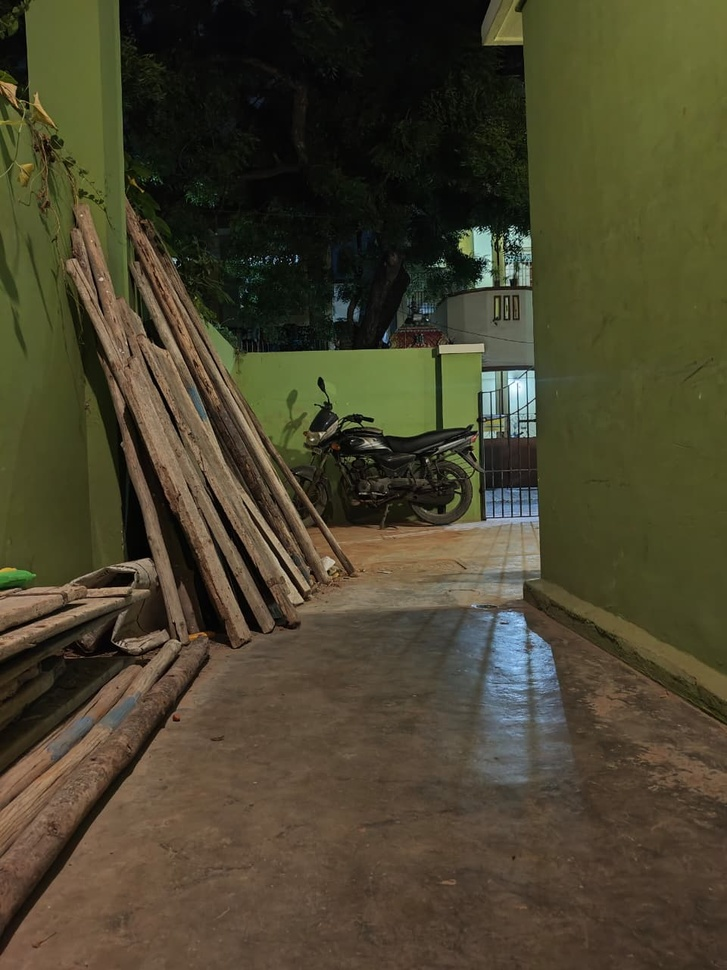
#> input picture input/test.jpeg, 727 x 970 px, shrunk from 960 x 1280 before the run, found by its file name
$ python traversability.py
#> lines starting #> are read from the running program, lines starting #| are printed output that depends on the picture; after the words box and inside, x2 and y2 are one past the last pixel; in counts of white or black regions, pixels touching at a corner belong together
#> further down, frame is the input picture: shape (970, 727, 3); mean B, G, R 45.7, 67.4, 72.8
"""
perception/traversability.py

VisionNav UGV - Lightweight Traversability Detector

Purpose
-------
Estimate which parts of a forward-facing camera image are likely
to be traversable ground.

The detector combines:

1. Bottom-center ground seed
2. LAB color similarity
3. Forward ground geometry
4. Green/saturated vertical-region rejection
5. Morphological cleanup
6. Connected-component filtering

Output
------
0 = non-traversable / unknown
1 = estimated traversable

Important
---------
This is a software prototype based on RGB camera information.

It is NOT a replacement for:
    - depth camera
    - stereo vision
    - LiDAR
    - camera calibration
    - trained semantic segmentation
"""

import cv2
import numpy as np


class TraversabilityDetector:
    """
    Lightweight RGB-based traversability estimator.

    The detector assumes the camera is mounted approximately facing
    forward from the UGV.
    """

    def __init__(
        self,
        seed_width_ratio=0.16,
        seed_height_ratio=0.10,
        color_threshold=32,
        min_component_area_ratio=0.002
    ):
        self.seed_width_ratio = seed_width_ratio
        self.seed_height_ratio = seed_height_ratio
        self.color_threshold = color_threshold
        self.min_component_area_ratio = min_component_area_ratio

    # ------------------------------------------------------------------
    # MAIN DETECTOR
    # ------------------------------------------------------------------

    def detect(self, frame):
        """
        Estimate traversable ground.

        Parameters
        ----------
        frame : numpy.ndarray
            OpenCV BGR image.

        Returns
        -------
        mask : numpy.ndarray
            uint8 mask:
                0 = non-traversable / unknown
                1 = traversable
        """

        if frame is None:
            raise ValueError("Input frame cannot be None.")

        height, width = frame.shape[:2]

        # --------------------------------------------------------------
        # 1. Convert image to LAB and HSV
        # --------------------------------------------------------------

        lab = cv2.cvtColor(
            frame,
            cv2.COLOR_BGR2LAB
        )
#> lab: shape (970, 727, 3); mean of channels 0, 1, 2 71.9, 126.7, 141.5

        hsv = cv2.cvtColor(
            frame,
            cv2.COLOR_BGR2HSV
        )
#> hsv: shape (970, 727, 3); mean H, S, V 28.7, 103.5, 75.5

        # --------------------------------------------------------------
        # 2. Define bottom-center ground seed
        # --------------------------------------------------------------
        #
        # The region immediately in front of the UGV is our strongest
        # initial assumption for ground.
        #

        seed_width = max(
            20,
            int(width * self.seed_width_ratio)
        )

        seed_height = max(
            20,
            int(height * self.seed_height_ratio)
        )

        seed_x1 = max(
            0,
            width // 2 - seed_width // 2
        )

        seed_x2 = min(
            width,
            width // 2 + seed_width // 2
        )

        seed_y1 = max(
            0,
            height - seed_height
        )

        seed_y2 = height

        seed = lab[
            seed_y1:seed_y2,
            seed_x1:seed_x2
        ]
#> seed: shape (97, 116, 3); mean of channels 0, 1, 2 75.2, 133.1, 140.1

        # --------------------------------------------------------------
        # 3. Calculate robust ground appearance
        # --------------------------------------------------------------
        #
        # Median is less affected by small objects/reflections than
        # a simple mean.
        #

        seed_pixels = seed.reshape(-1, 3)

        ground_color = np.median(
            seed_pixels,
            axis=0
        ).astype(np.float32)
#> ground_color = [75, 133, 140]

        # --------------------------------------------------------------
        # 4. Calculate LAB distance from estimated ground
        # --------------------------------------------------------------

        difference = (
            lab.astype(np.float32)
            - ground_color
        )
#> difference: shape (970, 727, 3) float32; mean of channels 0, 1, 2 -3.1, -6.3, 1.5

        color_distance = np.sqrt(
            np.sum(
                difference ** 2,
                axis=2
            )
        )

        color_candidate = (
            color_distance < self.color_threshold
        )
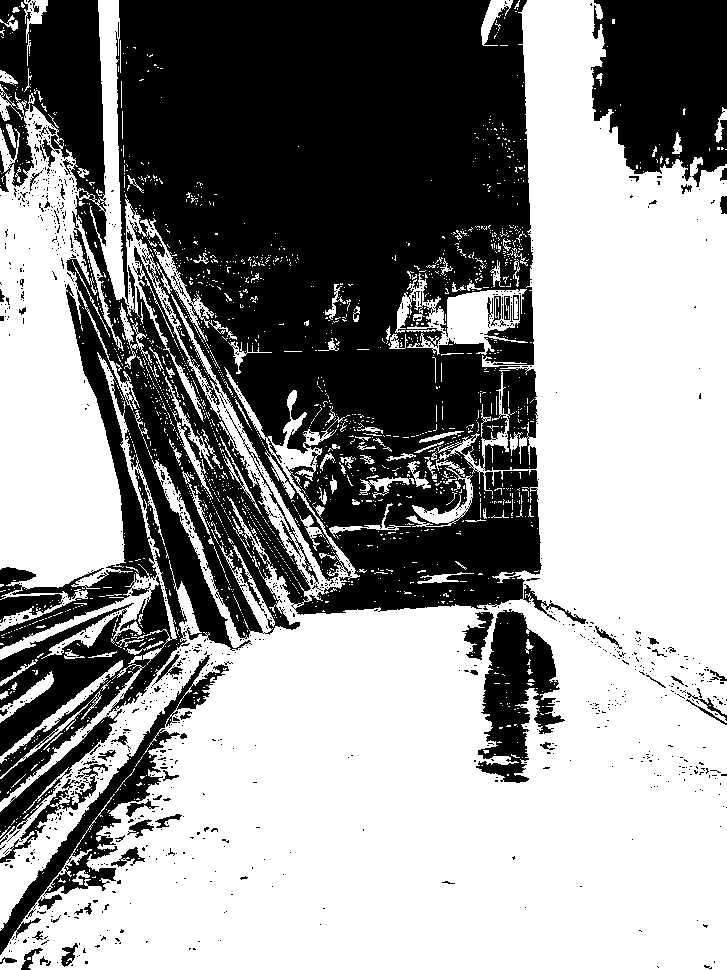
#> color_candidate: shape (970, 727) bool; 56.9% white; 1148 black regions (1076 under 20 px), largest, box (x1, y1, x2, y2) and area: (0, 0, 586, 845) 257603, (591, 0, 727, 187) 20323, (0, 655, 229, 955) 8161

        # --------------------------------------------------------------
        # 5. Restrict to forward navigation region
        # --------------------------------------------------------------
        #
        # We allow the detector to look farther toward the horizon
        # than the previous version.
        #
        # Upper image:
        #     mostly sky / distant structures
        #
        # Middle:
        #     potential forward ground
        #
        # Bottom:
        #     immediate ground
        #

        geometry_mask = np.zeros(
            (height, width),
            dtype=np.uint8
        )

        # Horizon / upper cutoff.
        #
        # Previous value: 0.32
        # New value:      0.22
        #
        # This gives the planner more forward visibility.
        top_y = int(height * 0.22)

        # The ground corridor gets wider toward the camera.
        #
        # Far distance:
        #     narrow corridor
        #
        # Near UGV:
        #     wider corridor
        #

        for y in range(top_y, height):

            normalized = (
                (y - top_y)
                / max(1, height - top_y)
            )

            # Width grows from approximately 20% to 92%
            # of image width.
            half_width_ratio = (
                0.10
                + 0.36 * normalized
            )

            center_x = width // 2

            left = int(
                center_x
                - width * half_width_ratio
            )

            right = int(
                center_x
                + width * half_width_ratio
            )

            left = max(
                0,
                left
            )

            right = min(
                width - 1,
                right
            )

            geometry_mask[
                y,
                left:right + 1
            ] = 1
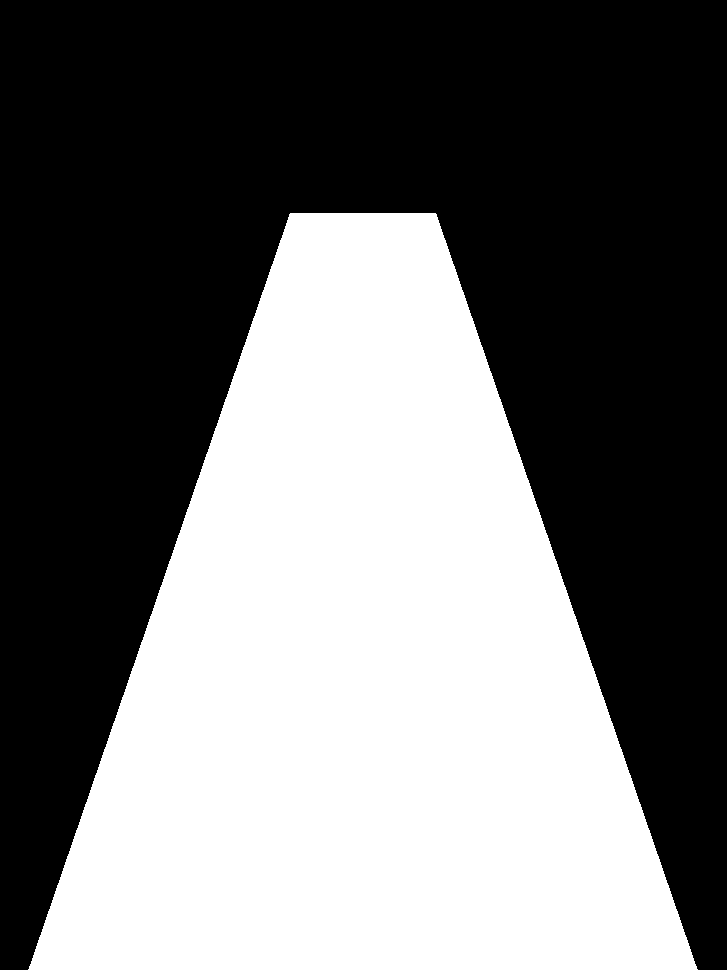
#> geometry_mask: shape (970, 727); values 0 (black) and 1 (white), 43.8% white; 1 white region, box (x1, y1, x2, y2) and area: (28, 213, 698, 970) 308684

        # --------------------------------------------------------------
        # 6. Reject strongly green / saturated regions
        # --------------------------------------------------------------
        #
        # In outdoor scenes, strongly saturated green regions often
        # correspond to vegetation or painted walls rather than the
        # immediate road surface.
        #
        # This is a conservative heuristic, not a universal rule.
        #

        hue = hsv[:, :, 0]
        saturation = hsv[:, :, 1]
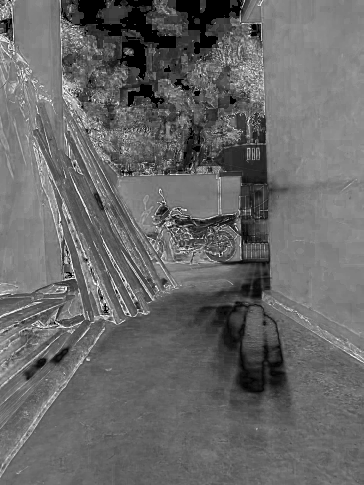
#> saturation: shape (970, 727) (shown at 1/2 size); min 0, max 255, mean 103.5

        green_region = (
            (hue >= 35)
            & (hue <= 95)
            & (saturation >= 70)
        )
#> green_region: shape (970, 727) bool; 15.2% white; 561 white regions (471 under 20 px), largest, box (x1, y1, x2, y2) and area: (96, 0, 538, 466) 84425, (0, 240, 56, 394) 5108, (0, 0, 84, 100) 2683

        # --------------------------------------------------------------
        # 7. Combine appearance + geometry
        # --------------------------------------------------------------

        candidate = (
            color_candidate
            & (geometry_mask == 1)
            & (~green_region)
        )
#> candidate: shape (970, 727) bool; 27.7% white; 902 white regions (824 under 20 px), largest, box (x1, y1, x2, y2) and area: (29, 379, 698, 970) 182659, (406, 294, 481, 350) 1788, (406, 467, 473, 527) 886

        candidate = (
            candidate.astype(np.uint8)
            * 255
        )

        # --------------------------------------------------------------
        # 8. Morphological cleanup
        # --------------------------------------------------------------

        kernel = np.ones(
            (7, 7),
            dtype=np.uint8
        )

        candidate = cv2.morphologyEx(
            candidate,
            cv2.MORPH_OPEN,
            kernel
        )
#> candidate: shape (970, 727); 24.1% white; 27 white regions, largest, box (x1, y1, x2, y2) and area: (43, 600, 697, 970) 162385, (96, 679, 181, 792) 2156, (529, 533, 571, 609) 1499

        candidate = cv2.morphologyEx(
            candidate,
            cv2.MORPH_CLOSE,
            kernel
        )
#> candidate: shape (970, 727); 24.4% white; 17 white regions, largest, box (x1, y1, x2, y2) and area: (31, 533, 697, 970) 166350, (96, 651, 201, 792) 2542, (432, 295, 479, 344) 1308

        # --------------------------------------------------------------
        # 9. Connected component filtering
        # --------------------------------------------------------------
        #
        # Keep regions that are connected to the bottom-center ground
        # region.
        #

        connected = np.zeros_like(
            candidate
        )

        num_labels, labels, stats, _ = (
            cv2.connectedComponentsWithStats(
                candidate,
                connectivity=8
            )
        )
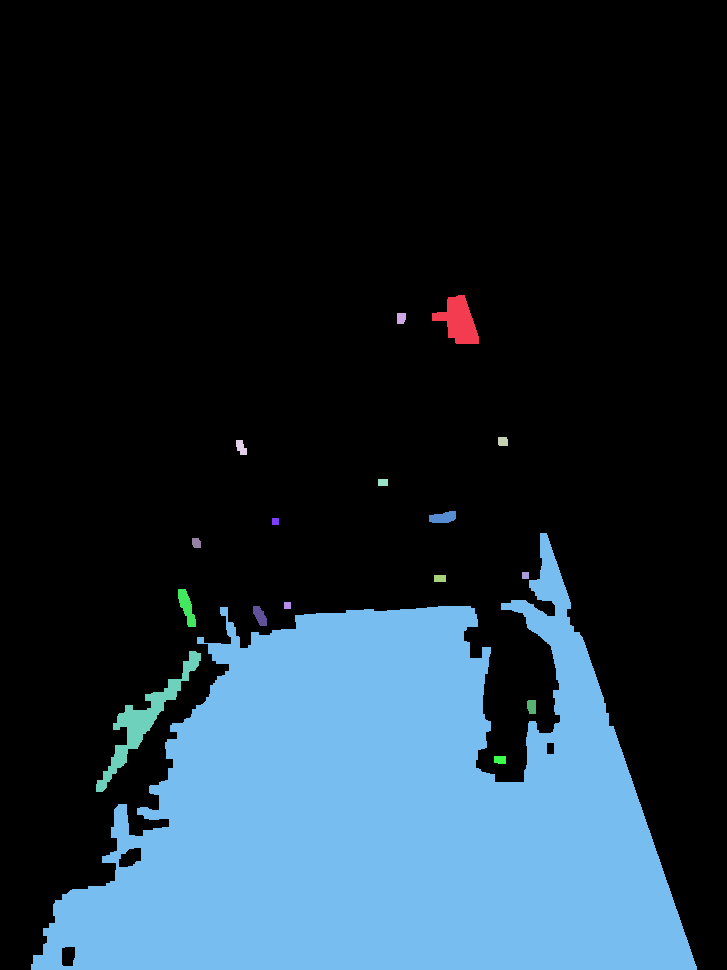
#> labels: shape (970, 727) int32; 18 distinct labels, from 0 to 17; one colour per label, 0 black
#> num_labels = 18; stats = 18 rows, first 6: [0, 0, 727, 970, 533301], [432, 295, 47, 49, 1308], [397, 313, 9, 11, 93], [498, 437, 10, 9, 87], [236, 440, 11, 15, 117], [378, 479, 10, 7, 70]

        minimum_area = (
            height
            * width
            * self.min_component_area_ratio
        )

        # Search around bottom-center for ground components.
        bottom_x1 = max(
            0,
            width // 2 - seed_width
        )

        bottom_x2 = min(
            width,
            width // 2 + seed_width
        )

        bottom_y1 = max(
            0,
            height - 15
        )

        bottom_labels = set()

        for y in range(
            bottom_y1,
            height
        ):

            for x in range(
                bottom_x1,
                bottom_x2
            ):

                label = labels[y, x]

                if label == 0:
                    continue

                area = stats[
                    label,
                    cv2.CC_STAT_AREA
                ]

                if area >= minimum_area:
                    bottom_labels.add(label)
#> after the loop, bottom_labels = 1 item

        # Keep bottom-connected components.
        for label in bottom_labels:

            connected[
                labels == label
            ] = 255
#> this loop made 1 pass
#> label on pass 1: 8
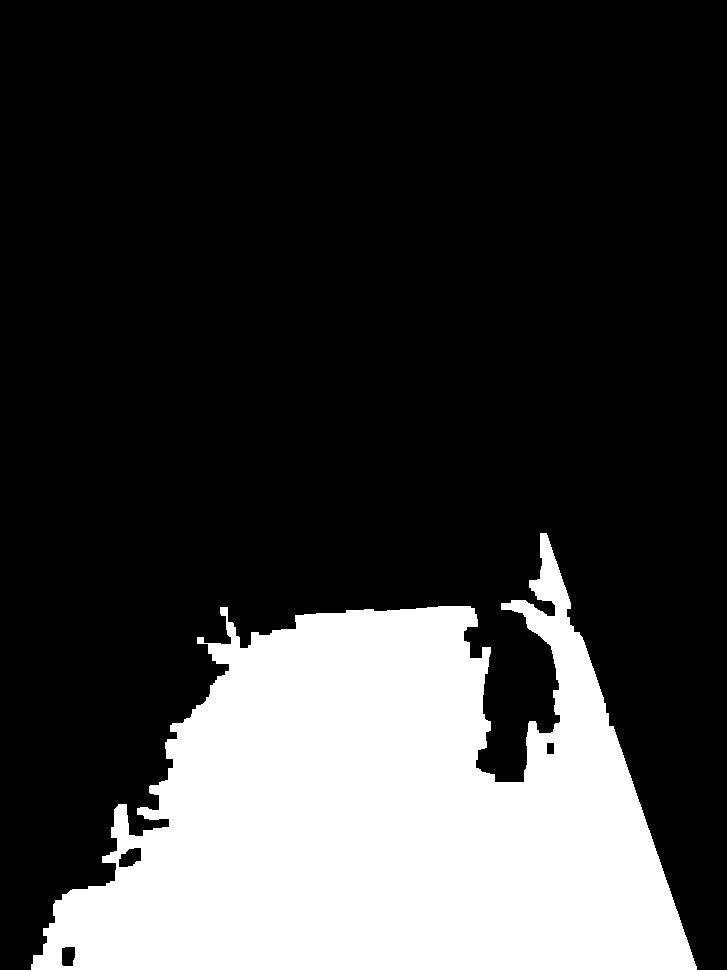
#> connected: shape (970, 727); 23.6% white; 1 white region, box (x1, y1, x2, y2) and area: (31, 533, 697, 970) 166350

        # --------------------------------------------------------------
        # 10. Final binary mask
        # --------------------------------------------------------------

        mask = np.zeros(
            (height, width),
            dtype=np.uint8
        )

        mask[
            connected > 0
        ] = 1

        return mask


# ======================================================================
# VISUALIZATION
# ======================================================================

def create_overlay(
    frame,
    mask
):
    """
    Create a visualization showing estimated traversable regions.

    Green:
        estimated traversable ground

    Original image:
        retained underneath the overlay
    """

    output = frame.copy()

    overlay = frame.copy()

    overlay[
        mask == 1
    ] = (0, 255, 0)

    output = cv2.addWeighted(
        output,
        0.65,
        overlay,
        0.35,
        0
    )
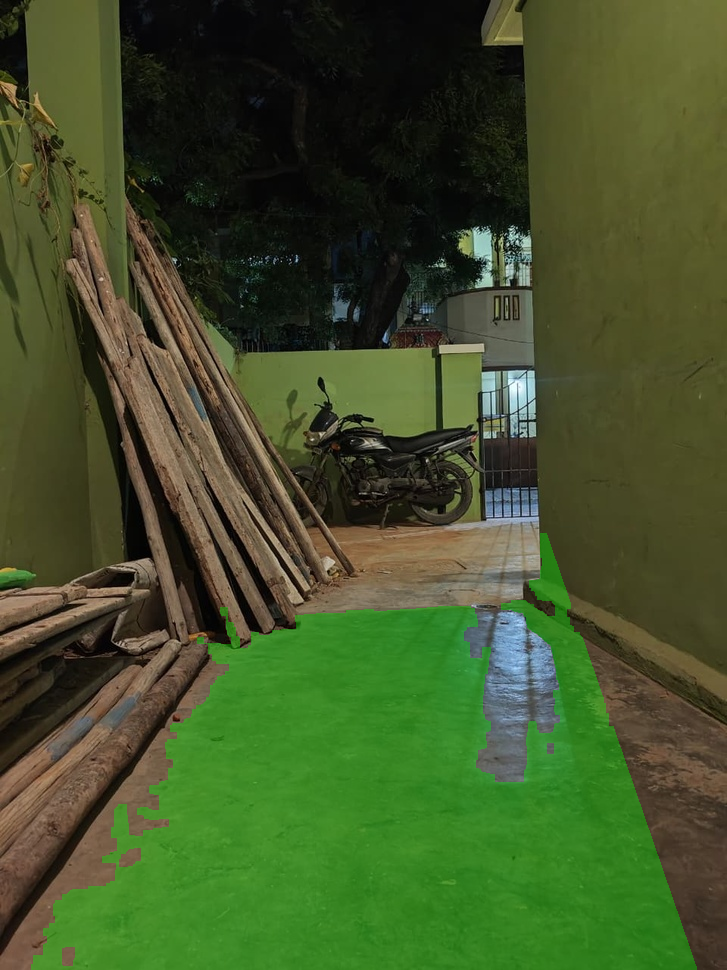
#> output: shape (970, 727, 3); mean B, G, R 41.2, 82.6, 65.6

    return output


def save_visualization(
    frame,
    mask,
    output_path
):
    """
    Save traversability overlay.
    """

    output = create_overlay(
        frame,
        mask
    )

    cv2.imwrite(
        output_path,
        output
    )


# ======================================================================
# STANDALONE TEST
# ======================================================================

if __name__ == "__main__":

    print("=" * 70)
    print("VisionNav UGV - Improved Traversability Detector Test")
    print("=" * 70)

    image_path = "input/test.jpeg"

    frame = cv2.imread(
        image_path
    )

    if frame is None:

        print(
            f"[ERROR] Could not read image: "
            f"{image_path}"
        )

        raise SystemExit(1)

    # --------------------------------------------------------------
    # Create detector
    # --------------------------------------------------------------

    detector = TraversabilityDetector()

    # --------------------------------------------------------------
    # Detect traversability
    # --------------------------------------------------------------

    mask = detector.detect(
        frame
    )

    # --------------------------------------------------------------
    # Save binary mask
    # --------------------------------------------------------------

    mask_path = (
        "runs/traversability_mask.jpg"
    )

    cv2.imwrite(
        mask_path,
        mask * 255
    )

    # --------------------------------------------------------------
    # Save overlay
    # --------------------------------------------------------------

    overlay_path = (
        "runs/traversability_overlay.jpg"
    )

    save_visualization(
        frame,
        mask,
        overlay_path
    )

    # --------------------------------------------------------------
    # Calculate statistics
    # --------------------------------------------------------------

    traversable_pixels = np.sum(
        mask == 1
    )
#> traversable_pixels = 166350

    total_pixels = mask.size

    percentage = (
        traversable_pixels
        / total_pixels
        * 100
    )
#> percentage = 23.59

    # --------------------------------------------------------------
    # Print results
    # --------------------------------------------------------------

    print(
        f"\nInput image: "
        f"{frame.shape[1]} x {frame.shape[0]}"
    )
#| Input image: 727 x 970

    print(
        f"\nEstimated traversable area: "
        f"{percentage:.2f}%"
    )
#| Estimated traversable area: 23.59%

    print(
        "\nBinary mask saved to:"
    )

    print(
        f"    {mask_path}"
    )

    print(
        "\nOverlay visualization saved to:"
    )

    print(
        f"    {overlay_path}"
    )

    print("\nLegend:")

    print(
        "    WHITE = estimated traversable"
    )

    print(
        "    BLACK = non-traversable / unknown"
    )

    print(
        "\nTraversability detector test completed."
    )

    print("=" * 70)
